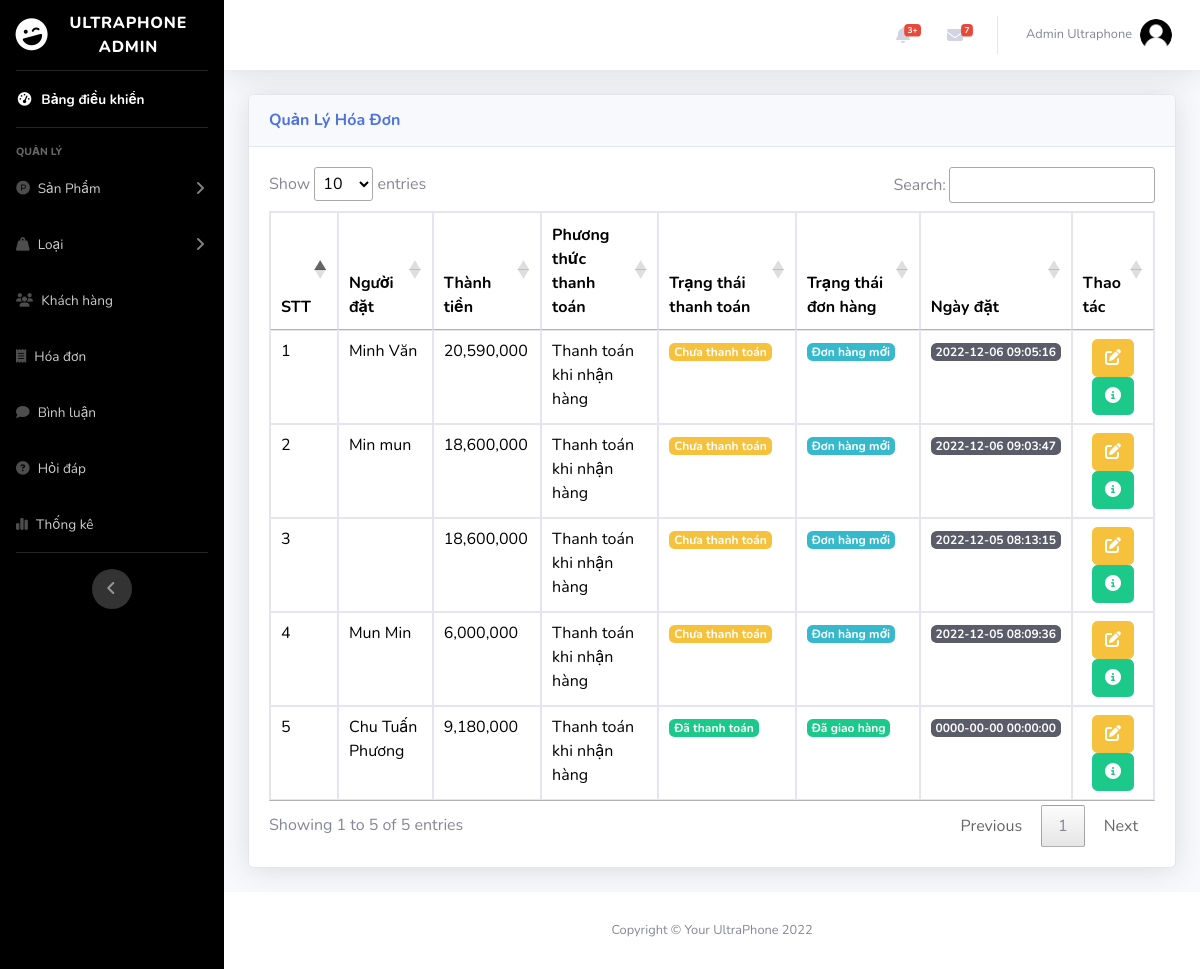
Page /admin/index.php?act=list_bill (signed in) on the committed database.
### tables this page shows
CREATE TABLE `bill` (
  `id_bill` int(11) NOT NULL,
  `bill_code` varchar(255) DEFAULT NULL,
  `id_user` int(11) NOT NULL,
  `id_pro` int(11) NOT NULL,
  `user_name` varchar(255) NOT NULL,
  `name_pro` varchar(255) NOT NULL,
  `full_name` varchar(55) NOT NULL,
  `address` varchar(255) NOT NULL,
  `phone` int(25) NOT NULL,
  `email` varchar(255) NOT NULL,
  `payment` tinyint(1) NOT NULL DEFAULT 1 COMMENT '1.Thanh toán khi nhận hàng 2.Chuyển khoản ngân hàng 3.Thanh toán online',
  `order_date` datetime NOT NULL,
  `total_amount` int(10) NOT NULL,
  `status` tinyint(4) NOT NULL COMMENT '0.Đơn hàng mới \r\n1.Đang xử lý\r\n2.Đang giao hàng\r\n3.Đã giao hàng',
  `status_pay` varchar(11) NOT NULL DEFAULT '0'
);

### admin/controller/controller.php (called while the page is built)
<?php
function render($path, $data = [])
{
    extract($data);
    $view = "view/" . $path . ".php";
    include_once $view;
}

### admin/model/pdo.php (called while the page is built, shortened)
<?php
function pdo_get_connection(){
    $dburl = "mysql:host=127.0.0.1;dbname=ultraphone;charset=utf8";
    $username = 'root';
    $password = '';
    $conn = new PDO($dburl, $username, $password);
    $conn->setAttribute(PDO::ATTR_ERRMODE, PDO::ERRMODE_EXCEPTION);
    return $conn;
}
function pdo_query($sql){
    $sql_args = array_slice(func_get_args(), 1);
    try{
        $conn = pdo_get_connection();
        $stmt = $conn->prepare($sql);
        $stmt->execute($sql_args);
        $rows = $stmt->fetchAll();
        return $rows;
    }
    catch(PDOException $e){
        throw $e;
    }
    finally{
        unset($conn);
    }
}

### admin/model/hoadon.php (called while the page is built, shortened)
<?php
function loadall_bill($iduser)
{
    $sql = "SELECT * FROM bill";
    $sql .= " ORDER BY id_bill DESC";
    $listbill = pdo_query($sql);
    return $listbill;
}
?>

### admin/view/list_bill.php (the view, shortened to what this page needs)
<?php include_once "header.php" ?>
<body id="page-top">
    <div id="wrapper">
        <?php include_once "nav.php" ?>
        <div class="container-fluid">
            <div class="card shadow mb-4">
                <div class="card-header py-3">
                    <h6 class="m-0 font-weight-bold text-primary">Quản Lý Hóa Đơn</h6>
                </div>
                <div class="card-body">
                    <div class="table-responsive">
                        <table class="table table-bordered table-hover" id="table1">
                            <thead>
                                <tr>
                                    <th>STT</th>
                                    <th scope="col">Người đặt</th>
                                    <th scope="col">Thành tiền</th>
                                    <th scope="col">Phương thức thanh toán</th>
                                    <th scope="col">Trạng thái thanh toán</th>
                                    <th scope="col">Trạng thái đơn hàng</th>
                                    <th scope="col">Ngày đặt</th>
                                    <th scope="col">Thao tác</th>
                                </tr>
                            </thead>
                            <tbody>
                                <?php $i = 1;
                                foreach ($listbill as $bill) :
                                    extract($bill);
                                ?>
                                    <tr>
                                        <td><?= $i ?></td>
                                        <td><?= $bill['full_name'] ?></td>
                                        <td><?= number_format($bill['total_amount']) ?></td>
                                        <td><?php if ($bill['payment'] == 1) {
                                                echo "Thanh toán khi nhận hàng";
                                            } else if ($bill['payment'] == 2) {
                                                echo "Chuyển khoản ngân hàng";
                                            } else if ($bill['payment'] == 3) {
                                                echo "Thanh toán Online";
                                            } else {
                                                echo "Không tìm thấy phương thức thanh toán";
                                            }  ?></td>
                                        <td><?php if ($bill['status_pay'] == 0) {
                                                echo "<span class='badge badge-warning'>Chưa thanh toán</span>";
                                            } else if ($bill['status_pay'] == 1) {
                                                echo "<span class='badge badge-success'>Đã thanh toán</span>";
                                            } else {
                                                echo "Không tìm thấy phương thức thanh toán";
                                            }  ?></td>
                                        <td><?php if ($bill['status'] == 0) {
                                                echo "<span class='badge badge-info'>Đơn hàng mới</span>";
                                            } else if ($bill['status'] == 1) {
                                                echo "<span class='badge badge-warning'>Đang xử lý</span>";
                                            } else if ($bill['status'] == 2) {
                                                echo "<span class='badge badge-primary'>Đang giao hàng</span>";
                                            } else if ($bill['status'] == 3) {
                                                echo "<span class='badge badge-success'>Đã giao hàng</span>";
                                            } elseif ($bill['status'] == 4) {
                                                echo "<span class='badge badge-danger'>Đã hủy</span>";
                                            } else {
                                                echo "Lỗi trạng thái";
                                            } ?></td>
                                        <td><span class="badge badge-dark"><?= $bill['order_date'] ?></span></td>
                                        <td class="text-center">
                                            <a type="button" href="index.php?act=edit_bill&idbill=<?= $bill['id_bill'] ?>" class="btn btn-warning"><i class="fas fa-edit"></i>
                                            </a>
                                            <a href="index.php?act=billdetail&idbill=<?= $bill['id_bill'] ?>" class="btn btn-success"><i class="fa-solid fa-circle-info"></i> </a>
                                        </td>
                                    </tr>
                                <?php $i++;
                                endforeach ?>
                            </tbody>
                        </table>
                    </div>
                </div>
            </div>
        </div>
    </div>
    <?php include_once "footer.php" ?>

### rows in the picture
bill: full_name "Minh Văn", total_amount "20,590,000", payment "Thanh toán khi nhận hàng", status_pay "Chưa thanh toán", status "Đơn hàng mới", order_date "2022-12-06 09:05:16"
bill: full_name "Min mun", total_amount "18,600,000", payment "Thanh toán khi nhận hàng", status_pay "Chưa thanh toán", status "Đơn hàng mới", order_date "2022-12-06 09:03:47"
bill: total_amount "18,600,000", payment "Thanh toán khi nhận hàng", status_pay "Chưa thanh toán", status "Đơn hàng mới", order_date "2022-12-05 08:13:15"
bill: full_name "Mun Min", total_amount "6,000,000", payment "Thanh toán khi nhận hàng", status_pay "Chưa thanh toán", status "Đơn hàng mới", order_date "2022-12-05 08:09:36"
bill: full_name "Chu Tuấn Phương", total_amount "9,180,000", payment "Thanh toán khi nhận hàng", status_pay "Đã thanh toán", status "Đã giao hàng", order_date "0000-00-00 00:00:00"

### other values in the picture
$_SESSION['admin']['full_name'] "Admin Ultraphone"
